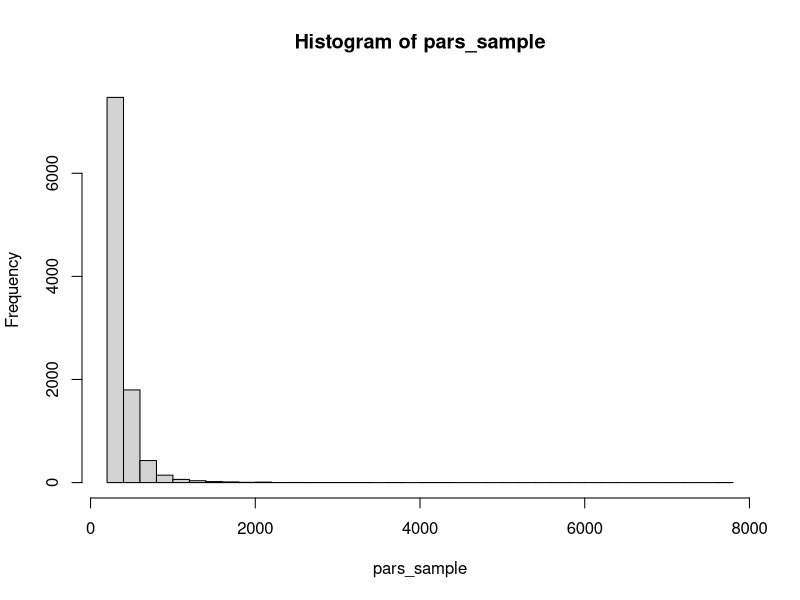

Generate this figure with R:
png()
n<-c(10, 256, 202, 97)
N <- seq(max(n),1e4,by=1)
pars <- expand.grid(N=N)
# The following prior knows about my data
# pars$N_prior <- dunif(pars$N,max(n),1e4)

# The following prior ignores my data
pars$N_prior <- dunif(pars$N,0,1e4)
pars$prior <- pars$N_prior
for (i in 1:nrow(pars)) {
  likelihoods <- dunif(n,0,pars$N[i])
  pars$likelihood[i] <- prod(likelihoods)
}
pars$unnormalized_posterior <- pars$likelihood*pars$prior
pars$posterior <- pars$unnormalized_posterior/sum(pars$unnormalized_posterior)

# library(lattice)
# plot(levelplot(posterior~mu*sigma,data=pars))

sample_indices <- sample(1:nrow(pars), size=1e4, replace = TRUE, prob=pars$posterior)
pars_sample <- pars[sample_indices,'N']
hist(pars_sample,breaks = 30)
print(mean(pars_sample))
print(sd(pars_sample))
print(quantile(pars_sample,c(0.025,0.975)))

# predicted_temp <- rnorm(1e4,mean=pars_sample$mu,sd=pars_sample$sigma)
# hist(predicted_temp,breaks=30)

# print(sum(predicted_temp>=18)/length(predicted_temp))
